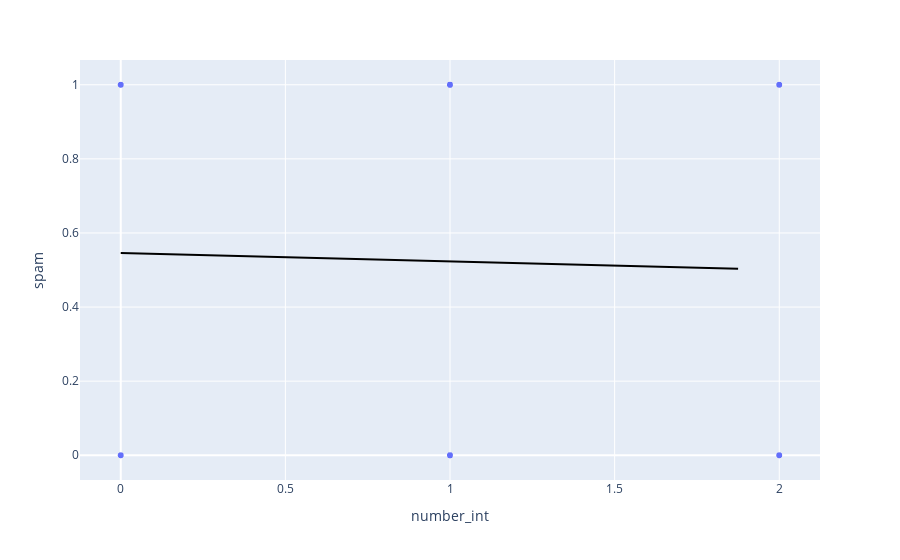

This figure's notebook cell:
### Code cell
intercept = LM.intercept_
slope = LM.coef_

P = []

num_characters = list(np.arange(0,2,0.125))

for num in num_characters:
    eta = intercept + slope*num
    P.append(1/(1+np.exp(-eta)[0]))


# Plot the results
fig = px.scatter(DF_model,x='number_int',y='spam',opacity=.5)

fig.add_trace(
    px.line(x=num_characters,y=P,color_discrete_sequence=['black']).data[0]
)

fig.show()

### Figure 1 — Plotly figure (JSON) as saved in the notebook; plotly's stock layout.template omitted (floating-point values rounded to 4 significant figures; data arrays with more than 128 entries replaced by an {"elided": "..."} marker saying what was removed)
{"data": [{"hovertemplate": "number_int=%{x}<br>spam=%{y}<extra></extra>", "legendgroup": "", "marker": {"color": "#636efa", "opacity": 0.5, "symbol": "circle"}, "mode": "markers", "name": "", "showlegend": false, "type": "scattergl", "x": {"elided": "3921 int values"}, "xaxis": "x", "y": {"elided": "3921 int values"}, "yaxis": "y"}, {"hovertemplate": "x=%{x}<br>y=%{y}<extra></extra>", "legendgroup": "", "line": {"color": "black", "dash": "solid"}, "marker": {"symbol": "circle"}, "mode": "lines", "name": "", "orientation": "v", "showlegend": false, "type": "scatter", "x": [0, 0.125, 0.25, 0.375, 0.5, 0.625, 0.75, 0.875, 1, 1.125, 1.25, 1.375, 1.5, 1.625, 1.75, 1.875], "xaxis": "x", "y": [0.5458, 0.543, 0.5402, 0.5374, 0.5346, 0.5318, 0.529, 0.5262, 0.5234, 0.5205, 0.5177, 0.5149, 0.5121, 0.5093, 0.5065, 0.5037], "yaxis": "y"}], "layout": {"autosize": true, "legend": {"tracegroupgap": 0}, "margin": {"t": 60}, "xaxis": {"anchor": "y", "autorange": true, "domain": [0, 1], "range": [-0.1334, 2.133], "title": {"text": "number_int"}, "type": "linear"}, "yaxis": {"anchor": "x", "autorange": true, "domain": [0, 1], "range": [-0.07743, 1.077], "title": {"text": "spam"}, "type": "linear"}}}
